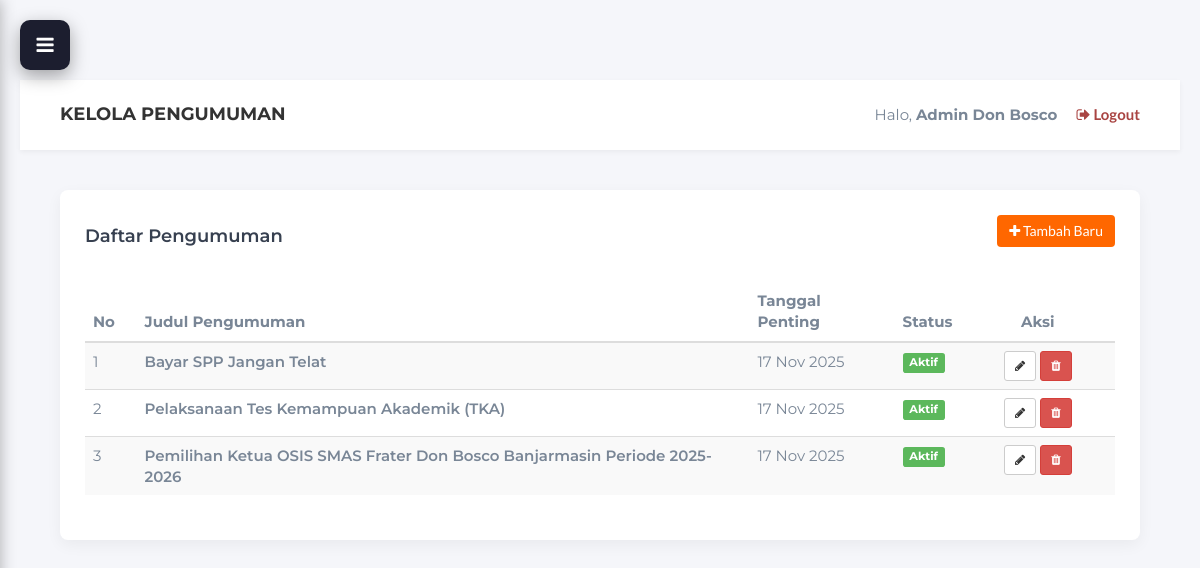
Screenshot of /admin/pengumuman.php (signed in) with the database file from the repository.
### tables this page shows
CREATE TABLE `pengumuman` (
  `id_pengumuman` int NOT NULL AUTO_INCREMENT,
  `judul` varchar(255) NOT NULL,
  `isi_pengumuman` text NOT NULL,
  `tanggal_penting` date DEFAULT NULL,
  `status` enum('Aktif','Arsip') NOT NULL DEFAULT 'Aktif',
  PRIMARY KEY (`id_pengumuman`)
);

### controllers/AdminPengumumanController.php (called while the page is built, shortened)
<?php
require_once __DIR__ . '/../models/PengumumanModel.php';
class AdminPengumumanController {
    public function index() {
        $model = new PengumumanModel();
        $data_pengumuman = $model->getAllPengumuman();
        $nama_admin = $_SESSION['admin_nama'];
        require_once '../views/admin/pengumuman_index.php';
    }
}
?>

### models/PengumumanModel.php (called while the page is built, shortened)
<?php
require_once 'Database.php';
class PengumumanModel extends Database {
    public function getAllPengumuman() {
        $sql = "SELECT * FROM pengumuman ORDER BY tanggal_penting DESC";
        $query = $this->query($sql);
        $hasil = [];
        while ($row = mysqli_fetch_assoc($query)) {
            $hasil[] = $row;
        }
        return $hasil;
    }
}
?>

### models/Database.php (called while the page is built, shortened)
<?php
require_once __DIR__ . '/../Koneksi Database/koneksi.php';
class Database {
    protected $koneksi;
    public function __construct() {
        global $koneksi;
        $this->koneksi = $koneksi;
    }
    public function query($sql) {
        return mysqli_query($this->koneksi, $sql);
    }
}
?>

### views/admin/pengumuman_index.php (the view, shortened to what this page needs)
<?php
require_once 'template/header.php';
require_once 'template/sidebar.php';
?>
<!DOCTYPE html>
<html lang="id">
<head>
    <link type="text/css" rel="stylesheet" href="../css/bootstrap.min.css"/>
    <link rel="stylesheet" href="../css/font-awesome.min.css">
    <link type="text/css" rel="stylesheet" href="../css/style.css"/>
</head>
<body>
    <div class="main-content">
        <div class="admin-header">
            <h4 style="margin:0; font-weight:700; color: #333;">KELOLA PENGUMUMAN</h4>
            <div>
                <span style="margin-right: 15px;">Halo, <b><?php echo $nama_admin; ?></b></span>
                <a href="logout.php" class="text-danger" onclick="return confirm('Keluar?')"><i class="fa fa-sign-out"></i> Logout</a>
            </div>
        </div>
        <div class="content-wrapper">
            <div class="card-box">
                <div class="row" style="margin-bottom: 20px;">
                    <div class="col-md-6"><h4>Daftar Pengumuman</h4></div>
                    <div class="col-md-6 text-right">
                        <a href="pengumuman.php?aksi=tambah" class="btn btn-orange"><i class="fa fa-plus"></i> Tambah Baru</a>
                    </div>
                </div>
                <div class="table-responsive">
                    <table class="table table-hover table-striped">
                        <thead>
                            <tr>
                                <th width="5%">No</th>
                                <th>Judul Pengumuman</th>
                                <th>Tanggal Penting</th>
                                <th>Status</th>
                                <th width="15%" class="text-center">Aksi</th>
                            </tr>
                        </thead>
                        <tbody>
                            <?php
                            $no = 1;
                            if (count($data_pengumuman) > 0) {
                                foreach ($data_pengumuman as $p) {
                            ?>
                            <tr>
                                <td><?php echo $no++; ?></td>
                                <td style="font-weight:600;"><?php echo htmlspecialchars($p['judul']); ?></td>
                                <td><?php echo date('d M Y', strtotime($p['tanggal_penting'])); ?></td>
                                <td>
                                    <?php if($p['status'] == 'Aktif'): ?>
                                        <span class="label label-success">Aktif</span>
                                    <?php else: ?>
                                        <span class="label label-default">Arsip</span>
                                    <?php endif; ?>
                                </td>
                                <td class="text-center">
                                    <a href="pengumuman.php?aksi=edit&id=<?php echo $p['id_pengumuman']; ?>" class="btn btn-sm btn-default"><i class="fa fa-pencil"></i></a>
                                    <a href="pengumuman.php?aksi=hapus&id=<?php echo $p['id_pengumuman']; ?>" class="btn btn-sm btn-danger" onclick="return confirm('Hapus?')"><i class="fa fa-trash"></i></a>
                                </td>
                            </tr>
                            <?php
                                }
                            } else {
                                echo "<tr><td colspan='5' class='text-center'>Belum ada pengumuman.</td></tr>";
                            }
                            ?>
                        </tbody>
                    </table>
                </div>
            </div>
        </div>
    </div>
</body>
</html>

### css/style.css (style rules this page uses)
body { font-family: 'Montserrat', sans-serif; font-size: 15px; font-weight: 400; color: #798696; overflow-x:hidden; }
h1,h2,h3,h4,h5,h6 { margin-top: 12px; margin-bottom: 15px; font-weight: 600; color: #374050; }
h4 { font-size:18px; }
a { font-family: 'Lato', sans-serif; color: #374050; font-weight: 700; }

### css/header-custom.css (style rules this page uses)
html { scroll-behavior: smooth !important; }

### views/admin/template/header.php (style rules this page uses)
body { background-color: #f5f7fa; font-family: 'Montserrat', sans-serif; padding-top: 0; }
.main-content { margin-left: 260px; transition: all 0.3s; }
.admin-header { background: #fff; height: 70px; box-shadow: 0 2px 5px rgba(0,0,0,0.05); display: flex; justify-content: space-between; align-items: center; padding: 0 40px; }
.content-wrapper { padding: 40px; }
.card-box { background: #fff; padding: 30px; border-radius: 8px; box-shadow: 0 5px 15px rgba(0,0,0,0.05); }
.btn-orange { background: #FF6700; color: #fff; border: none; }

### views/admin/template/sidebar.php (style rules this page uses)
.main-content { margin-left: 260px; transition: margin-left 0.3s ease; position: relative; min-height: 100vh; background: #f5f6fa; padding: 20px; padding-top: 80px; }
.main-content.full { margin-left: 0; }

### views/admin/pengumuman_index.php (style rules this page uses)
body { background-color: #f5f7fa; font-family: 'Montserrat', sans-serif; padding-top: 0; }
.main-content { margin-left: 260px; }
.admin-header { background: #fff; height: 70px; box-shadow: 0 2px 5px rgba(0,0,0,0.05); display: flex; justify-content: space-between; align-items: center; padding: 0 40px; }
.content-wrapper { padding: 40px; }
.card-box { background: #fff; padding: 25px; border-radius: 8px; box-shadow: 0 5px 15px rgba(0,0,0,0.05); }
.btn-orange { background: #FF6700; color: #fff; border: none; }

### rows the page displays
pengumuman: judul "Bayar SPP Jangan Telat", tanggal_penting "17 Nov 2025", status "Aktif"
pengumuman: judul "Pelaksanaan Tes Kemampuan Akademik (TKA)", tanggal_penting "17 Nov 2025", status "Aktif"
pengumuman: judul "Pemilihan Ketua OSIS SMAS Frater Don Bosco Banjarmasin Periode 2025-2026", tanggal_penting "17 Nov 2025", status "Aktif"

### other values shown
$nama_admin "Admin Don Bosco"
